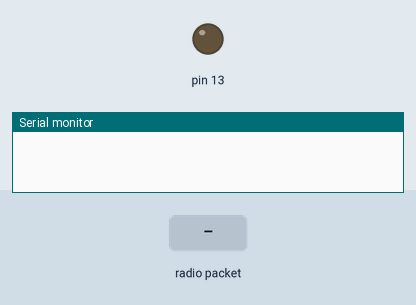
A sketch run on a simulated Arduino Uno, built with avr-gcc and run on an emulated ATmega328P. Parts: output pins drawn as LEDs (lit = HIGH), the last lines printed to the serial monitor. The test bench sets the inputs (shaded band). No radio packets arrive unless stated.

Above: at 1.2 s.
1.3 s: radio packet "1" arrives
At 1.6 s:
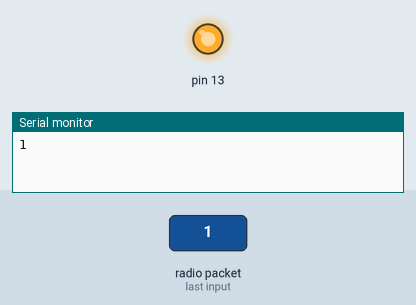
Timing chart, 0 to 4.3 s (numbered marks = the images above; inputs shaded):
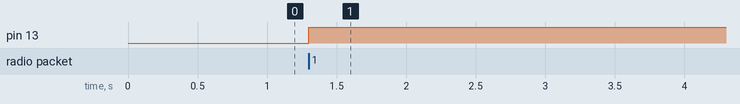

Measured:
- after the input at 1.3 s, pin 13: LOW → HIGH at once

The sketch:

RECIVER.ino
```cpp
#include<VirtualWire.h>
char *controller;
void setup() {
  // put your setup code here, to run once:
pinMode(13,OUTPUT);
vw_set_ptt_inverted(true);
vw_set_rx_pin(11);
vw_setup(4000);
vw_rx_start();
Serial.begin(115200);
}

void loop() {
  // put your main code here, to run repeatedly:
uint8_t buf[VW_MAX_MESSAGE_LEN];
uint8_t buflen=VW_MAX_MESSAGE_LEN;
if (vw_get_message(buf, &buflen))
{
  digitalWrite(13,1);
  char c = char(buf[0]);
  Serial.println(c);
  //if (buf[0]=='0'){}
 // if (buf[0]=='1'){digitalWrite(13,0);Serial.println("Bye");}
 // if (buf[0]=='2'){digitalWrite(13,0);Serial.println("see ya");}
}
}
```
